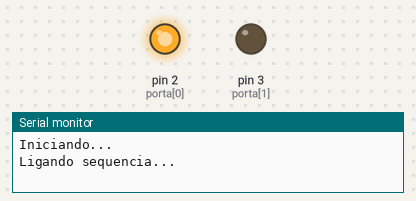
Simulated run of this sketch. Board: Arduino Uno, built with avr-gcc and run on an emulated ATmega328P. Shown: output pins drawn as LEDs (lit = HIGH), the last lines printed to the serial monitor.

Above: at 0.15 s.
At 1.6 s:
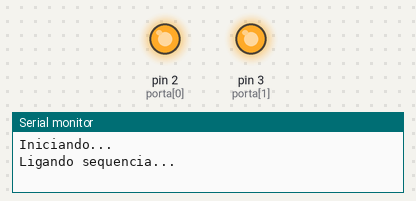
At 3.05 s:
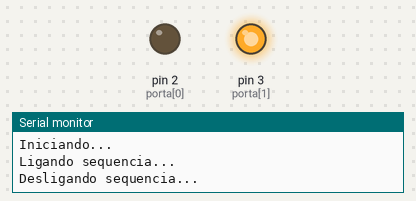
At 4.5 s:
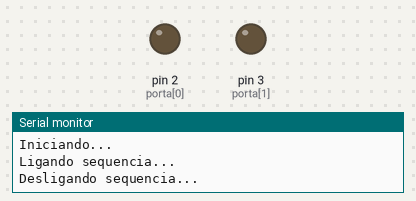
Timing chart, 0 to 7.5 s (numbered marks = the images above):
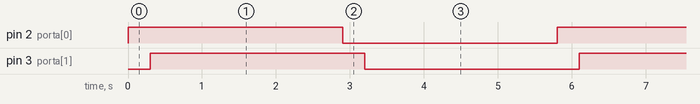

The sketch:

arduino_rele.ino
```cpp
const uint8_t porta[6] = {2, 3, 4, 5, 6, 7};

void setup() {
  pinMode(porta[0], OUTPUT);
  pinMode(porta[1], OUTPUT);

  Serial.begin(9600);
  Serial.println("Iniciando...");
}

void loop() {

  Serial.println("Ligando sequencia...");
  for (int i = 0; i <= 2; i++){
    digitalWrite(porta[i], HIGH);
    delay(300);
  }

  delay(2000);

  Serial.println("Desligando sequencia...");
  for (int i = 0; i <= 2; i++){
    digitalWrite(porta[i], LOW);
    delay(300);
  }


  delay(2000);
}
```

Measured:
- by itself, pin 2 (porta[0]), pin 3 (porta[1]): alternates HIGH for 2.9 s and LOW for 2.9 s
- by itself, everything shown: repeats every 5.8 s, in 4 steps
